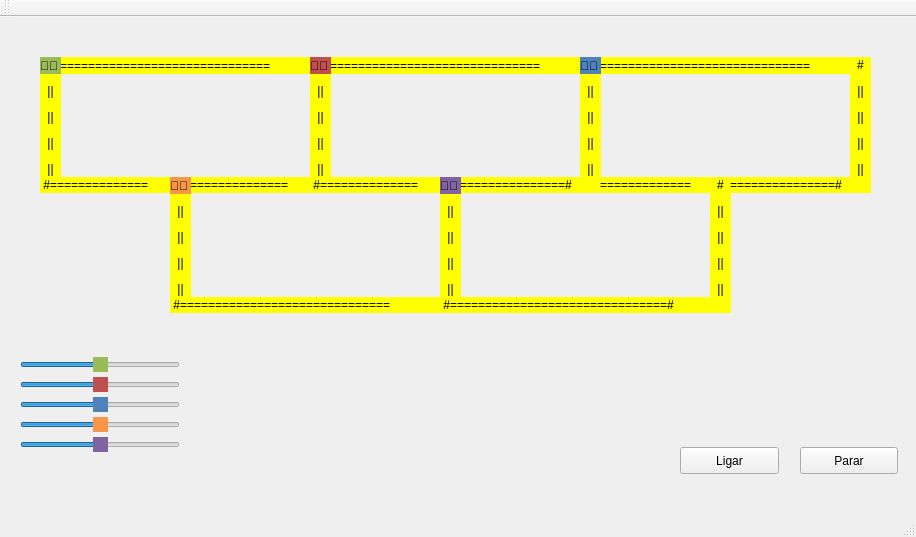
<?xml version="1.0" encoding="UTF-8"?>
<ui version="4.0">
 <class>MainWindow</class>
 <widget class="QMainWindow" name="MainWindow">
  <property name="geometry">
   <rect>
    <x>0</x>
    <y>0</y>
    <width>916</width>
    <height>537</height>
   </rect>
  </property>
  <property name="windowTitle">
   <string>MainWindow</string>
  </property>
  <property name="styleSheet">
   <string notr="true"/>
  </property>
  <widget class="QWidget" name="centralWidget">
   <widget class="QLabel" name="label_trilho2_1">
    <property name="geometry">
     <rect>
      <x>330</x>
      <y>40</y>
      <width>250</width>
      <height>17</height>
     </rect>
    </property>
    <property name="styleSheet">
     <string notr="true">QLabel { background: yellow}</string>
    </property>
    <property name="text">
     <string>==============================</string>
    </property>
   </widget>
   <widget class="QLabel" name="label_trilho1">
    <property name="geometry">
     <rect>
      <x>580</x>
      <y>40</y>
      <width>21</width>
      <height>121</height>
     </rect>
    </property>
    <property name="styleSheet">
     <string notr="true">QLabel { background: yellow}</string>
    </property>
    <property name="text">
     <string>&lt;html&gt;&lt;head/&gt;&lt;body&gt;&lt;p align=&quot;center&quot;&gt;#&lt;/p&gt;&lt;p align=&quot;center&quot;&gt;||&lt;/p&gt;&lt;p align=&quot;center&quot;&gt;||&lt;/p&gt;&lt;p align=&quot;center&quot;&gt;||&lt;/p&gt;&lt;p align=&quot;center&quot;&gt;||&lt;/p&gt;&lt;/body&gt;&lt;/html&gt;</string>
    </property>
   </widget>
   <widget class="QLabel" name="label_trilho0">
    <property name="geometry">
     <rect>
      <x>310</x>
      <y>40</y>
      <width>21</width>
      <height>121</height>
     </rect>
    </property>
    <property name="styleSheet">
     <string notr="true">QLabel { background: yellow}</string>
    </property>
    <property name="text">
     <string>&lt;html&gt;&lt;head/&gt;&lt;body&gt;&lt;p align=&quot;center&quot;&gt;#&lt;/p&gt;&lt;p align=&quot;center&quot;&gt;||&lt;/p&gt;&lt;p align=&quot;center&quot;&gt;||&lt;/p&gt;&lt;p align=&quot;center&quot;&gt;||&lt;/p&gt;&lt;p align=&quot;center&quot;&gt;||&lt;/p&gt;&lt;/body&gt;&lt;/html&gt;</string>
    </property>
   </widget>
   <widget class="QPushButton" name="pushButton">
    <property name="geometry">
     <rect>
      <x>680</x>
      <y>430</y>
      <width>99</width>
      <height>27</height>
     </rect>
    </property>
    <property name="text">
     <string>Ligar</string>
    </property>
   </widget>
   <widget class="QPushButton" name="pushButton_2">
    <property name="geometry">
     <rect>
      <x>800</x>
      <y>430</y>
      <width>98</width>
      <height>27</height>
     </rect>
    </property>
    <property name="text">
     <string>Parar</string>
    </property>
   </widget>
   <widget class="QLabel" name="label_trilho3_2">
    <property name="geometry">
     <rect>
      <x>850</x>
      <y>40</y>
      <width>21</width>
      <height>121</height>
     </rect>
    </property>
    <property name="styleSheet">
     <string notr="true">QLabel { background: yellow}</string>
    </property>
    <property name="text">
     <string>&lt;html&gt;&lt;head/&gt;&lt;body&gt;&lt;p align=&quot;center&quot;&gt;#&lt;/p&gt;&lt;p align=&quot;center&quot;&gt;||&lt;/p&gt;&lt;p align=&quot;center&quot;&gt;||&lt;/p&gt;&lt;p align=&quot;center&quot;&gt;||&lt;/p&gt;&lt;p align=&quot;center&quot;&gt;||&lt;/p&gt;&lt;/body&gt;&lt;/html&gt;</string>
    </property>
   </widget>
   <widget class="QLabel" name="label_trilho3_1">
    <property name="geometry">
     <rect>
      <x>600</x>
      <y>40</y>
      <width>250</width>
      <height>17</height>
     </rect>
    </property>
    <property name="styleSheet">
     <string notr="true">QLabel { background: yellow}</string>
    </property>
    <property name="text">
     <string>==============================</string>
    </property>
   </widget>
   <widget class="QLabel" name="label_trilho1_1">
    <property name="geometry">
     <rect>
      <x>40</x>
      <y>40</y>
      <width>21</width>
      <height>121</height>
     </rect>
    </property>
    <property name="styleSheet">
     <string notr="true">QLabel { 
	background: yellow
}</string>
    </property>
    <property name="text">
     <string>&lt;html&gt;&lt;head/&gt;&lt;body&gt;&lt;p align=&quot;center&quot;&gt;#&lt;/p&gt;&lt;p align=&quot;center&quot;&gt;||&lt;/p&gt;&lt;p align=&quot;center&quot;&gt;||&lt;/p&gt;&lt;p align=&quot;center&quot;&gt;||&lt;/p&gt;&lt;p align=&quot;center&quot;&gt;||&lt;/p&gt;&lt;/body&gt;&lt;/html&gt;</string>
    </property>
   </widget>
   <widget class="QLabel" name="label_trilho1_3">
    <property name="geometry">
     <rect>
      <x>40</x>
      <y>160</y>
      <width>131</width>
      <height>16</height>
     </rect>
    </property>
    <property name="styleSheet">
     <string notr="true">QLabel { background: yellow}</string>
    </property>
    <property name="text">
     <string> #==============</string>
    </property>
   </widget>
   <widget class="QLabel" name="label_trilho1_2">
    <property name="geometry">
     <rect>
      <x>60</x>
      <y>40</y>
      <width>250</width>
      <height>17</height>
     </rect>
    </property>
    <property name="styleSheet">
     <string notr="true">QLabel { background: yellow}</string>
    </property>
    <property name="text">
     <string>==============================</string>
    </property>
   </widget>
   <widget class="QLabel" name="label_trilho4_1">
    <property name="geometry">
     <rect>
      <x>170</x>
      <y>160</y>
      <width>21</width>
      <height>121</height>
     </rect>
    </property>
    <property name="styleSheet">
     <string notr="true">QLabel { background: yellow}</string>
    </property>
    <property name="text">
     <string>&lt;html&gt;&lt;head/&gt;&lt;body&gt;&lt;p align=&quot;center&quot;&gt;#&lt;/p&gt;&lt;p align=&quot;center&quot;&gt;||&lt;/p&gt;&lt;p align=&quot;center&quot;&gt;||&lt;/p&gt;&lt;p align=&quot;center&quot;&gt;||&lt;/p&gt;&lt;p align=&quot;center&quot;&gt;||&lt;/p&gt;&lt;/body&gt;&lt;/html&gt;</string>
    </property>
   </widget>
   <widget class="QLabel" name="label_trilho6">
    <property name="geometry">
     <rect>
      <x>440</x>
      <y>160</y>
      <width>21</width>
      <height>121</height>
     </rect>
    </property>
    <property name="styleSheet">
     <string notr="true">QLabel { background: yellow}</string>
    </property>
    <property name="text">
     <string>&lt;html&gt;&lt;head/&gt;&lt;body&gt;&lt;p align=&quot;center&quot;&gt;#&lt;/p&gt;&lt;p align=&quot;center&quot;&gt;||&lt;/p&gt;&lt;p align=&quot;center&quot;&gt;||&lt;/p&gt;&lt;p align=&quot;center&quot;&gt;||&lt;/p&gt;&lt;p align=&quot;center&quot;&gt;||&lt;/p&gt;&lt;/body&gt;&lt;/html&gt;</string>
    </property>
   </widget>
   <widget class="QLabel" name="label_trilho5_1">
    <property name="geometry">
     <rect>
      <x>710</x>
      <y>160</y>
      <width>21</width>
      <height>121</height>
     </rect>
    </property>
    <property name="styleSheet">
     <string notr="true">QLabel { background: yellow}</string>
    </property>
    <property name="text">
     <string>&lt;html&gt;&lt;head/&gt;&lt;body&gt;&lt;p align=&quot;center&quot;&gt;#&lt;/p&gt;&lt;p align=&quot;center&quot;&gt;||&lt;/p&gt;&lt;p align=&quot;center&quot;&gt;||&lt;/p&gt;&lt;p align=&quot;center&quot;&gt;||&lt;/p&gt;&lt;p align=&quot;center&quot;&gt;||&lt;/p&gt;&lt;/body&gt;&lt;/html&gt;</string>
    </property>
   </widget>
   <widget class="QLabel" name="label_trilho4_2">
    <property name="geometry">
     <rect>
      <x>170</x>
      <y>280</y>
      <width>271</width>
      <height>16</height>
     </rect>
    </property>
    <property name="styleSheet">
     <string notr="true">QLabel { background: yellow}</string>
    </property>
    <property name="text">
     <string> #==============================</string>
    </property>
   </widget>
   <widget class="QLabel" name="label_trilho5_2">
    <property name="geometry">
     <rect>
      <x>440</x>
      <y>280</y>
      <width>291</width>
      <height>16</height>
     </rect>
    </property>
    <property name="styleSheet">
     <string notr="true">QLabel { background: yellow}</string>
    </property>
    <property name="text">
     <string> #===============================#</string>
    </property>
   </widget>
   <widget class="QLabel" name="label_trilho2">
    <property name="geometry">
     <rect>
      <x>190</x>
      <y>160</y>
      <width>121</width>
      <height>16</height>
     </rect>
    </property>
    <property name="styleSheet">
     <string notr="true">QLabel { background: yellow}</string>
    </property>
    <property name="text">
     <string>==============</string>
    </property>
   </widget>
   <widget class="QLabel" name="label_trilho4">
    <property name="geometry">
     <rect>
      <x>460</x>
      <y>160</y>
      <width>141</width>
      <height>16</height>
     </rect>
    </property>
    <property name="styleSheet">
     <string notr="true">QLabel { background: yellow}</string>
    </property>
    <property name="text">
     <string>===============#</string>
    </property>
   </widget>
   <widget class="QLabel" name="label_trilho3">
    <property name="geometry">
     <rect>
      <x>310</x>
      <y>160</y>
      <width>131</width>
      <height>16</height>
     </rect>
    </property>
    <property name="styleSheet">
     <string notr="true">QLabel { background: yellow}</string>
    </property>
    <property name="text">
     <string> #==============</string>
    </property>
   </widget>
   <widget class="QLabel" name="label_trilho5">
    <property name="geometry">
     <rect>
      <x>600</x>
      <y>160</y>
      <width>111</width>
      <height>16</height>
     </rect>
    </property>
    <property name="styleSheet">
     <string notr="true">QLabel { background: yellow}</string>
    </property>
    <property name="text">
     <string>=============</string>
    </property>
   </widget>
   <widget class="QLabel" name="label_trilho3_3">
    <property name="geometry">
     <rect>
      <x>730</x>
      <y>160</y>
      <width>141</width>
      <height>16</height>
     </rect>
    </property>
    <property name="styleSheet">
     <string notr="true">QLabel { background: yellow}</string>
    </property>
    <property name="text">
     <string>===============#</string>
    </property>
   </widget>
   <widget class="QLabel" name="label_trem1">
    <property name="geometry">
     <rect>
      <x>40</x>
      <y>40</y>
      <width>21</width>
      <height>17</height>
     </rect>
    </property>
    <property name="autoFillBackground">
     <bool>false</bool>
    </property>
    <property name="styleSheet">
     <string notr="true">QLabel { background: #9bbb59; }</string>
    </property>
    <property name="text">
     <string>🚂🚃</string>
    </property>
   </widget>
   <widget class="QLabel" name="label_trem4">
    <property name="geometry">
     <rect>
      <x>170</x>
      <y>160</y>
      <width>21</width>
      <height>17</height>
     </rect>
    </property>
    <property name="styleSheet">
     <string notr="true">QLabel{ background: #f79646}</string>
    </property>
    <property name="text">
     <string>🚂🚃</string>
    </property>
   </widget>
   <widget class="QLabel" name="label_trem5">
    <property name="geometry">
     <rect>
      <x>440</x>
      <y>160</y>
      <width>21</width>
      <height>17</height>
     </rect>
    </property>
    <property name="styleSheet">
     <string notr="true">QLabel{background-color: #8064a2}</string>
    </property>
    <property name="text">
     <string>🚂🚃</string>
    </property>
   </widget>
   <widget class="QLabel" name="label_trem2">
    <property name="geometry">
     <rect>
      <x>310</x>
      <y>40</y>
      <width>21</width>
      <height>17</height>
     </rect>
    </property>
    <property name="styleSheet">
     <string notr="true">QLabel{background: #c0504d}</string>
    </property>
    <property name="text">
     <string>🚂🚃</string>
    </property>
   </widget>
   <widget class="QLabel" name="label_trem3">
    <property name="geometry">
     <rect>
      <x>580</x>
      <y>40</y>
      <width>21</width>
      <height>17</height>
     </rect>
    </property>
    <property name="styleSheet">
     <string notr="true">QLabel{  background: #4f81bd}</string>
    </property>
    <property name="text">
     <string>🚂🚃</string>
    </property>
   </widget>
   <widget class="QSlider" name="horizontalSlider_1">
    <property name="geometry">
     <rect>
      <x>20</x>
      <y>340</y>
      <width>160</width>
      <height>16</height>
     </rect>
    </property>
    <property name="layoutDirection">
     <enum>Qt::LeftToRight</enum>
    </property>
    <property name="autoFillBackground">
     <bool>false</bool>
    </property>
    <property name="styleSheet">
     <string notr="true">QSlider::handle:horizontal{ background: #9bbb59}</string>
    </property>
    <property name="maximum">
     <number>200</number>
    </property>
    <property name="value">
     <number>100</number>
    </property>
    <property name="orientation">
     <enum>Qt::Horizontal</enum>
    </property>
   </widget>
   <widget class="QSlider" name="horizontalSlider_2">
    <property name="geometry">
     <rect>
      <x>20</x>
      <y>360</y>
      <width>160</width>
      <height>16</height>
     </rect>
    </property>
    <property name="styleSheet">
     <string notr="true">QSlider::handle:horizontal{ background: #c0504d}</string>
    </property>
    <property name="maximum">
     <number>200</number>
    </property>
    <property name="value">
     <number>100</number>
    </property>
    <property name="orientation">
     <enum>Qt::Horizontal</enum>
    </property>
   </widget>
   <widget class="QSlider" name="horizontalSlider_3">
    <property name="geometry">
     <rect>
      <x>20</x>
      <y>380</y>
      <width>160</width>
      <height>16</height>
     </rect>
    </property>
    <property name="autoFillBackground">
     <bool>true</bool>
    </property>
    <property name="styleSheet">
     <string notr="true">QSlider::handle:horizontal{ background: #4f81bd}</string>
    </property>
    <property name="maximum">
     <number>200</number>
    </property>
    <property name="value">
     <number>100</number>
    </property>
    <property name="orientation">
     <enum>Qt::Horizontal</enum>
    </property>
   </widget>
   <widget class="QSlider" name="horizontalSlider_4">
    <property name="geometry">
     <rect>
      <x>20</x>
      <y>400</y>
      <width>160</width>
      <height>16</height>
     </rect>
    </property>
    <property name="styleSheet">
     <string notr="true">QSlider::handle:horizontal{ background: #f79646}</string>
    </property>
    <property name="maximum">
     <number>200</number>
    </property>
    <property name="value">
     <number>100</number>
    </property>
    <property name="orientation">
     <enum>Qt::Horizontal</enum>
    </property>
   </widget>
   <widget class="QSlider" name="horizontalSlider_5">
    <property name="geometry">
     <rect>
      <x>20</x>
      <y>420</y>
      <width>160</width>
      <height>16</height>
     </rect>
    </property>
    <property name="styleSheet">
     <string notr="true">QSlider::handle:horizontal{background-color: #8064a2}</string>
    </property>
    <property name="maximum">
     <number>200</number>
    </property>
    <property name="value">
     <number>100</number>
    </property>
    <property name="orientation">
     <enum>Qt::Horizontal</enum>
    </property>
   </widget>
  </widget>
  <widget class="QMenuBar" name="menuBar">
   <property name="geometry">
    <rect>
     <x>0</x>
     <y>0</y>
     <width>916</width>
     <height>22</height>
    </rect>
   </property>
  </widget>
  <widget class="QToolBar" name="mainToolBar">
   <attribute name="toolBarArea">
    <enum>TopToolBarArea</enum>
   </attribute>
   <attribute name="toolBarBreak">
    <bool>false</bool>
   </attribute>
  </widget>
  <widget class="QStatusBar" name="statusBar"/>
 </widget>
 <layoutdefault spacing="6" margin="11"/>
 <resources/>
 <connections/>
</ui>
